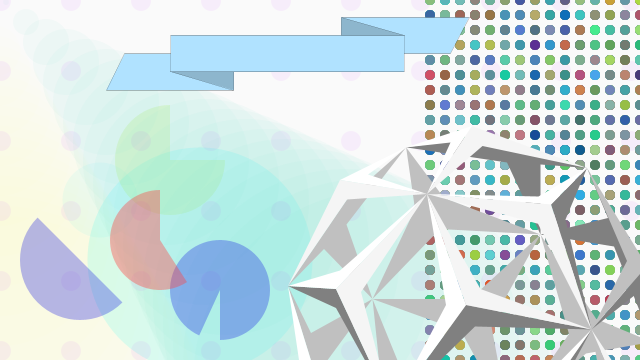
Frame 1 (no input)
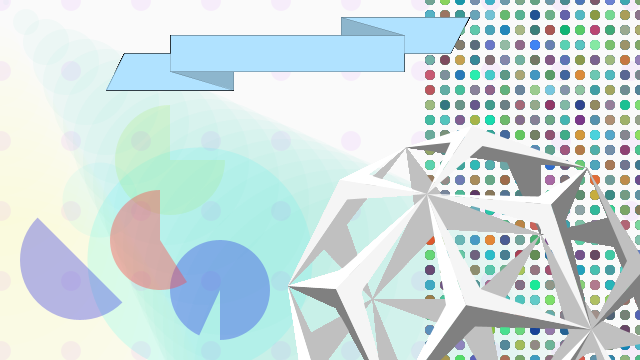
Frame 60 (the mouse pressed at the canvas centre just before this capture)
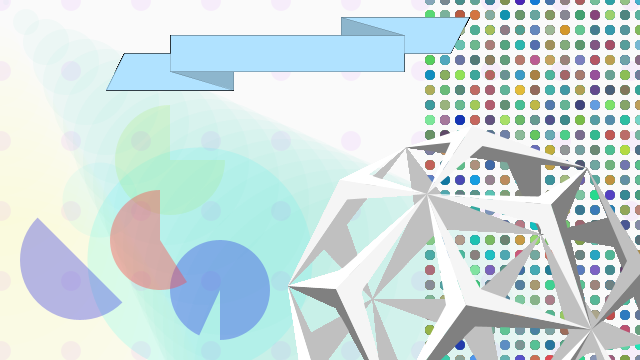
Frame 120 (the mouse held since frame 60 and released just before this capture)

The Processing sketch that drew these frames (run headless with seeded random() and noise(); from frame 60 on, the mouse is pressed at the canvas centre):

// Processing sketch: processing_72407
// ── processing_72407.pde

color[] colors = new color[24];

void setup() {
  size(640, 360);
  smooth();
  background(250);
  frameRate(5);
//  noLoop();
  
  colors[0] = color(220, 20, 60, 97);
  colors[1] = color(255, 48, 48, 100);
  colors[2] = color(255, 69, 0, 75);
  colors[3] = color(255, 125, 64, 75);
  colors[4] = color(255, 153, 18, 75);
  colors[5] = color(255, 255, 0, 75);
  colors[6] = color(192, 255, 62, 75);
  colors[7] = color(127, 255, 212, 75);
  colors[8] = color(0, 250, 154, 75);
  colors[9] = color(0, 238, 118, 75);
  colors[10] = color(0, 201, 87, 75);
  colors[11] = color(0, 199, 140, 75);
  colors[12] = color(72, 209, 204, 75);
  colors[13] = color(121, 205, 205, 75);
  colors[14] = color(0, 255, 255, 75);
  colors[15] = color(152, 245, 255, 75);
  colors[16] = color(0, 191, 255, 75);
  colors[17] = color(51, 161, 201, 75);
  colors[18] = color(67, 110, 238, 75);
  colors[19] = color(0, 0, 205, 75);
  colors[20] = color(0, 0, 139, 90);
  colors[21] = color(71, 60, 139, 75);
  colors[22] = color(155, 48, 255, 75);
  colors[23] = color(205, 0, 205, 75);
  
  noStroke();
  
//miscellaneous infographics
noStroke();

//smaller light blue circle
fill(0, 245, 255, 14);
ellipse(100, 200, 75, 75);

//big light blue circle
fill(0, 245, 255, 34);
ellipse(200, 260, 225, 225);

//yellow pie chart
fill(179, 238, 58, 55);
arc(170, 160, 110, 110, 0, PI+HALF_PI);

//turquoise thing radiating from top left
fill(127, 225, 212, 15);
for (int i = 1; i <400; i +=20) {
  ellipse(i+5, i+1, i+5, i+5);
}

//yellow thing radiating from top left
fill(225, 225, 0, 2);
for (int i = 1; i <400; i +=20) {
  ellipse(-5, i+50, i+50, i+50);
}

//purple polka dots, looped
fill(176, 5, 255, 13);
noStroke();
  for (int fff = 1; fff <= height+360; fff += 70) {
  for (int eee = 1; eee <= width-60; eee += 70) {
    ellipse(fff, eee, 20, 20);
  }
}

//more pie charts

//bluish-purple ones
fill(0, 0, 225, 70);
arc(80, 260, 120, 120, QUARTER_PI, PI+QUARTER_PI);

arc(220, 290, 100, 100, 2, TWO_PI+HALF_PI);

//red one
fill(255, 64, 64, 99);
arc(160, 240, 100, 100, 1, PI+HALF_PI);

//outline banner, just exterior
line(170.95, 35.27, 341.3, 35.27);
line(341.3, 35.27, 341.3, 17.35);
line(341.3, 17.35, 469, 17.35);
line(469, 17.35, 450.33, 53.61);
line(450.33, 53.61, 404.12, 53.75);
line(404.12, 53.75, 404.12, 71.95);
line(404.12, 71.95, 233.76, 71.95);
line(233.76, 71.95, 233.76, 90.15);
line(233.76, 90.15, 106.1, 90.15);
line(106.1, 90.15, 124.77, 53.75);
line(124.77, 53.75, 170.95, 53.75);
line(170.95, 53.75, 170.95, 35.27);
  
}

void draw() {

//polka dots! (the ones on the right)
noStroke();

  for (int i=0; i<23; i++) {
  for (int a = 0; a < width; a += 15) {
  for (int b = 0; b < height+15; b += 15) {
      fill(colors[int(random(23))]);
      ellipse(430+a, b, 10, 10);
    }
  }
} 

//rectangle
//fill(225, 5);
//rect(425, 0, 215, 360);

//platonic solid
noStroke();

//third darkest
fill(192);
beginShape();
vertex(509, 419.75); 
vertex(491, 324);
vertex(540.5, 234.5);
vertex(470.5, 299);
vertex(372.5, 299);
vertex(461, 331);
endShape();

beginShape();
vertex(540.5, 234.5);
vertex(596.25, 319);
vertex(652, 342);
vertex(586, 353.5);
vertex(509, 419.75);
vertex(569, 334);
endShape(CLOSE);

beginShape();
vertex(288, 286);
vertex(311, 333);
vertex(372.5, 299);
vertex(322.5, 367);
vertex(313, 367);
endShape(CLOSE);

triangle(372.5, 299, 412, 396, 383, 399.5);

//absolute darkest
noStroke();
fill(128);
quad(391.5, 408, 466, 305, 591.5, 329.5, 475, 326.5);
quad(288, 286, 336, 289, 391.5, 408, 336, 308);
quad(587, 168, 565.5, 219.5, 591.5, 329.5, 551, 204.5);
triangle(591.5, 329.5, 571.5, 367, 565.5, 367);
triangle(591.5, 329.5, 647, 266, 640, 291);

beginShape();
vertex(587, 168);
vertex(640, 267.5);
vertex(652, 342);
vertex(614, 246.5);
vertex(540.5, 234.5);
vertex(608, 218);
endShape();

beginShape();
vertex(587, 168);
vertex(540.5, 164.5);
vertex(540.5, 234.5);
vertex(507, 162.5);
vertex(406.11, 147.35);
vertex(467.5, 138.5);
endShape(CLOSE);

//third darkest, also
fill(192);
triangle(591.5, 329.5, 626, 408, 606, 411.5);
quad(587, 168, 647, 266, 591.5, 329.5, 627, 261);

beginShape();
vertex(406.11, 147.35);
vertex(346.5, 224.5);
vertex(372.5, 299);
vertex(324, 249);
vertex(288, 286);
vertex(347.06, 199.5);
endShape(CLOSE);

beginShape();
vertex(406.11, 147.35);
vertex(444, 198);
vertex(540.5, 234.5);
vertex(440, 229);
vertex(372.5, 299);
vertex(415, 209);
endShape();

//white
fill(255);
quad(427, 194, 466, 305, 391.5, 408, 446, 305);
quad(427, 194, 538.5, 196.5, 587, 168, 551, 204.5);
quad(406, 147.39, 472, 126, 427, 194, 450.5, 142.5);
quad(406, 147.39, 368, 174.5, 427, 194, 340, 180);
quad(288, 286, 340, 270.5, 427, 194, 336, 289);
triangle(288, 286, 313, 367, 299, 360);
triangle(591.5, 329.5, 565.5, 367, 554.5, 367);

//second darkest
fill(245);
quad(427, 194, 480.5, 289, 591.5, 329.5, 466, 305);
quad(427, 194, 551, 204.5, 591.5, 329.5, 538, 223.75);
quad(427, 194, 472, 126, 587, 168, 482.5, 146);
quad(427, 194, 347, 199.5, 288, 286, 340, 180);
quad(427, 194, 361, 292, 391.5, 408, 336, 289);
quad(1, 1, 2, 2, 3, 3, 4, 4);
triangle(591.5, 329.5, 626, 382, 626, 408);

//banner
stroke(1);
strokeWeight(.15);
strokeJoin(ROUND);
fill(176, 226, 255);
quad(341.3, 17.35, 469, 17.35, 450.33, 53.61, 341.3, 53.61);
quad(124.77, 53.75,  233.76, 53.75, 233.76, 90.15, 106.1, 90.15);
fill(141, 182, 205);
triangle(170.95, 71.95, 233.76, 71.95, 233.76, 90.02);
triangle(404.12, 35.27, 341.3, 35.27, 341.3, 17.35);
fill(176, 226, 255);
quad(170.95, 35.27, 404.12, 35.27, 404.12, 71.95, 170.95, 71.95);

}
